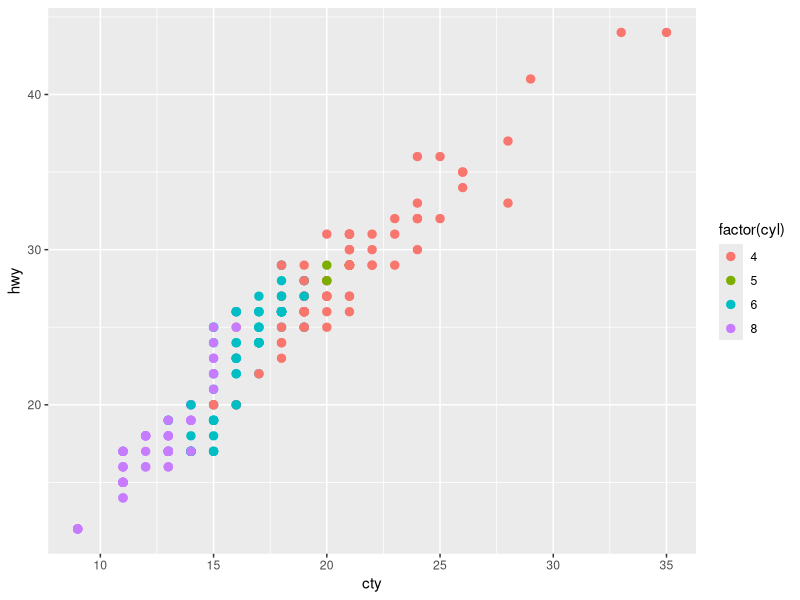

R code for this plot:
## Create Figure 1
## AG Schissler
## Created 27 Jul 2017

############################################################
## i. Set up environment

library(ggplot2)
library(cowplot)

setwd("~/Dropbox/splice-n-of-1-pathways/Figures")

plot.mpg <- ggplot(mpg, aes(x = cty, y = hwy, colour = factor(cyl))) + 
  geom_point(size=2.5)
plot.mpg

fig3 <- ggdraw(plot.mpg) + 
    draw_plot_label("A", size = 14) + 
    draw_label("DRAFT!", angle = 35, size = 80, alpha = .2)

save_plot("Figure1.pdf", fig3,
          # each individual subplot should have an aspect ratio of 1.3
          )
